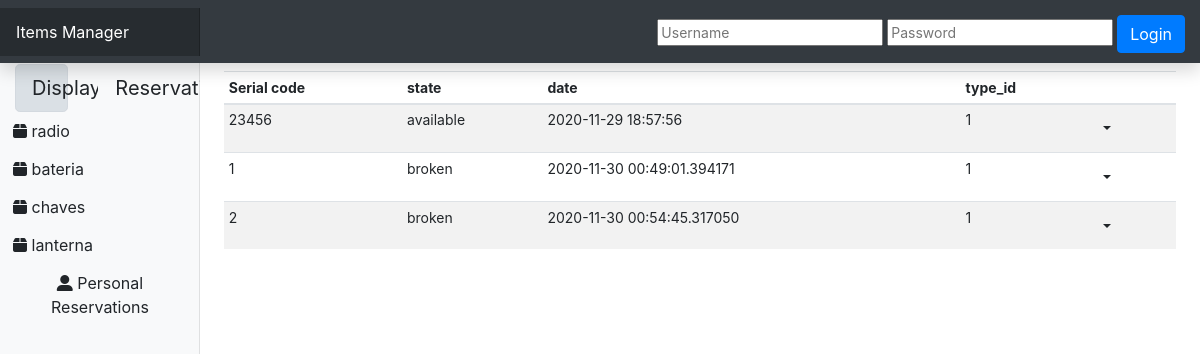
The app's page /display/1, older data.
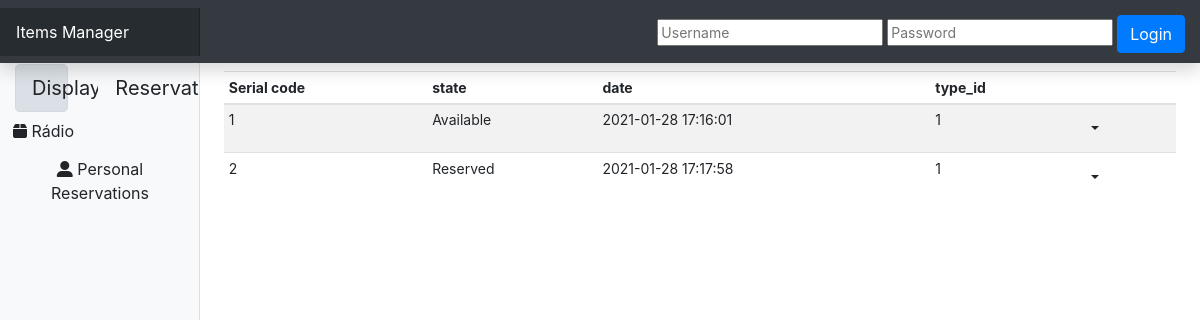
The same page, newer data.
### models.py (models this page shows)
class ItemType(db.Model):
    id = db.Column(db.Integer, primary_key=True)
    item_name = db.Column(db.String(100), nullable=False)
    item_description = db.Column(db.Text)
    items = db.relationship('Item', backref='item_type', lazy=True)

class Item(db.Model):
    id = db.Column(db.Integer, primary_key=True)
    serial_nr = db.Column(db.Integer, unique=True, nullable=False)
    state = db.Column(db.String(50), nullable=False)
    date_inserted = db.Column(db.DateTime, nullable=False, default=datetime.utcnow)
    date_updated = db.Column(db.DateTime, onupdate=datetime.utcnow)
    item_type_id = db.Column(db.Integer, db.ForeignKey('item_type.id'), nullable=False)

### views.py (the view)
@app.route("/display/<item_type>")
def display(item_type):
    loginForm = LoginForm()
    all_item_type = ItemType.query.all()
    item_type_selected = ItemType.query.filter_by(item_name=item_type).all()
    if len(item_type_selected) > 0:
        item_type_selected = item_type_selected[0]
    else:
        item_type_selected = ItemType.query.all()[0]
    item_list = Item.query.filter_by(item_type_id=item_type_selected.id).all()
    return render_template(
        'dashindex.html',
        item_type_list=all_item_type,
        item_type_selected=item_type_selected,
        item_display_list=item_list,
        disp=display,
        form=loginForm,
    )

### views.py
class LoginForm(FlaskForm):
    sp_uname = StringField('Username', validators=[DataRequired()])
    sp_pass = PasswordField('Password', validators=[DataRequired()])

### views.py (called while the page is built)
@app.before_request
def before_request():
    username = session.get('username')
    password = session.get('password')
    if password:
        if users.get(username) and users.get(username).get('password') == password:
            g.user = users.get(username)
        else:
            g.user = {}
    else:
        g.user = {}

### templates/dashindex.html (shortened to what this page needs)
<!DOCTYPE html>
<html lang="en">
<head>
    <link
            rel="stylesheet"
            href="https://cdn.jsdelivr.net/npm/bootstrap@4.5.3/dist/css/bootstrap.min.css"
    />
    <link href="{{ url_for('static', filename='dashboard.css') }}" rel="stylesheet"/>
</head>
<body>
<nav
        class="navbar navbar-dark sticky-top bg-dark flex-md-nowrap p-0 shadow"
>
    <a class="navbar-brand col-md-3 col-lg-2 mr-0 px-3" href="#"
    >Items Manager</a
    >
    <div style="padding: 15px 15px 10px">
        {% if current_user.is_authenticated %}
            <h2 id="user-greeting">Bem-vindo {{ current_user.username }}</h2>
            <a id="logoutBtn" class="btn btn-outline-light" role="button" href="{{ url_for('logout') }}">Sair</a>
        {% else %}
            <form action="{{ url_for('login') }}" method="POST">
                {{ form.sp_uname(placeholder="Username") }}
                {{ form.sp_pass(placeholder="Password") }}
                <button class="btn btn-primary" type="submit">Login</button>
            </form>
        {% endif %}
    </div>
</nav>
<div class="container-fluid">
    <div class="row">
        <nav
                id="sidebarMenu"
                class="col-md-3 col-lg-2 d-md-block bg-light sidebar collapse"
        >
            <div class="sidebar-sticky pt-3">
                <ul class="nav flex-column">
                    <div
                            class="dispres container btn-group bt-group-lg"
                            role="group"
                            aria-label="Button group"
                    >
                        <div class="row">
                            {% if item_display_list %}
                            <li class="display col-md-5">
                                <a
                                        class="btn btn-light btn-block btn-lg active"
                                        href="{{ url_for('display', item_type=item_type_list.item_name)}}"
                                        role="button"
                                >
                                    Display
                                </a>
                            </li>
                            {% endif %} {% if reservation_list %}
                            <li class="resevation col-md-5">
                                <a
                                        class="btn btn-light btn-lg btn-block active"
                                        href="{{ url_for('reservation', item_type=item_type_list.item_name)}}"
                                        role="button"
                                >
                                    Reservation
                                </a>
                            </li>
                            {% else %}
                            <li class="resevation col-md-5">
                                <a
                                        class="btn btn-light btn-lg btn-block"
                                        href="{{ url_for('reservation', item_type=item_type_list.item_name)}}    "
                                        role="button"
                                >
                                    Reservation
                                </a>
                            </li>
                            {% endif %}
                        </div>
                    </div>
                    {% for item_type in item_type_list -%}
                    <li class="nav-item">
                        <a
                                class="btn"
                                href="{% if item_display_list -%}
                        {{ url_for('display', item_type=item_type.item_name)}}
                        {% endif %}"
                                role="button"
                        >
                            <i class='fas fa-box'></i>
                            {{ item_type.item_name }}
                        </a>
                    </li>
                    {%- endfor %}
                    <div>
                        <li>
                            <a class="btn" href="#" role="button" style="float: bottom">
                                <i class='fas fa-user-alt'></i>
                                Personal Reservations
                            </a>
                        </li>
                    </div>
                </ul>
            </div>
        </nav>
        <main role="main" class="col-md-9 ml-sm-auto col-lg-10 px-md-4">
            <div class="table-responsive">
                <table class="table table-striped table-sm">
                    <thead>
                    <tr>
                        {% if item_display_list %}
                        <th>Serial code</th>
                        <th>state</th>
                        <th>date</th>
                        <th>type_id</th>
                        <th> </th>
                        {% endif %}
                    </tr>
                    </thead>
                    <tbody>
                    {% if item_display_list %} {% for item in item_display_list %}
                    <tr>
                        <td>{{item.serial_nr}}</td>
                        <td>{{item.state}}</td>
                        <td>{{item.date_inserted}}</td>
                        <td>{{item.item_type_id}}</td>
                        <td>
                            <div class="dropdown">
                                <button type="button" class="btn dropdown-toggle" data-toggle="dropdown"></button>
                            </div>
                        </td>
                    </tr>
                    {% endfor %} {% endif %}
                    </tbody>
                </table>
            </div>
        </main>
    </div>
</div>
</body>
</html>

### static/dashboard.css (style rules this page uses)
body { font-size: .875rem; }
.sidebar { position: fixed; top: 0; bottom: 0; left: 0; z-index: 100; padding: 48px 0 0; box-shadow: inset -1px 0 0 rgba(0, 0, 0, .1); }
.sidebar-sticky { position: relative; top: 0; height: calc(100vh - 48px); padding-top: .5rem; overflow-x: hidden; overflow-y: auto; }
.sidebar-sticky { position: -webkit-sticky; position: sticky; }
.navbar-brand { padding-top: .75rem; padding-bottom: .75rem; font-size: 1rem; background-color: rgba(0, 0, 0, .25); box-shadow: inset -1px 0 0 rgba(0, 0, 0, .25); }

Row changes from the older to the newer data that the page shows:
removed ItemType: item_name "bateria"
removed ItemType: item_name "chaves"
removed ItemType: item_name "lanterna"
removed Item: serial_nr "2", state "broken", date_inserted "2020-11-30 00:54:45.317050", item_type_id "1"
changed ItemType: item_name "radio" → "Rádio"
changed Item: serial_nr "23456" → "1"; state "available" → "Available"; date_inserted "2020-11-29 18:57:56" → "2021-01-28 17:16:01"
changed Item: serial_nr "1" → "2"; state "broken" → "Reserved"; date_inserted "2020-11-30 00:49:01.394171" → "2021-01-28 17:17:58"
